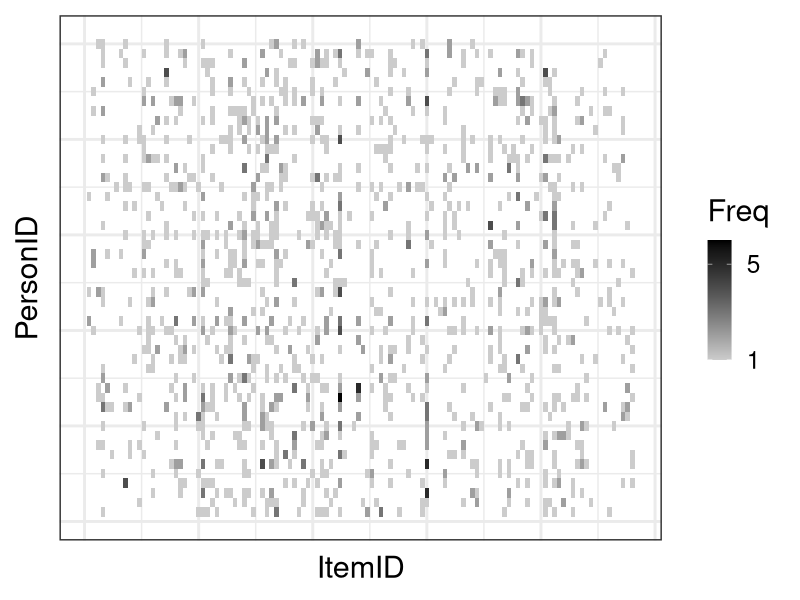

This figure's R source:
library(dplyr)
library(ggplot2)

N <- 50
I <- 120
d_ori <- read.csv(file='input/data-matrix-decomp.csv')
d <- data.frame(table(d_ori)) %>% filter(Freq >= 1)
d <- d %>% 
  mutate(PersonID = as.integer(PersonID),
         ItemID = as.integer(ItemID))

p <- ggplot(data=d, aes(x=ItemID, y=PersonID, fill=Freq)) +
  theme_bw(base_size=22) +
  theme(axis.text=element_blank(), axis.ticks=element_blank()) +
  geom_tile() +
  scale_fill_gradient(breaks=c(1,5,10), low='grey80', high='black')
ggsave(file='output/fig14-4.png', plot=p, dpi=300, w=8, h=6)
